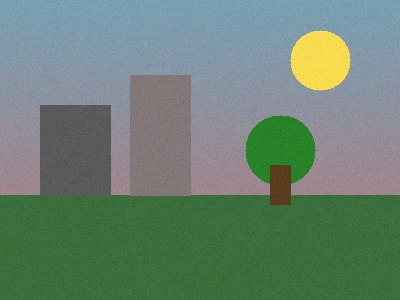
#> input picture CV_Unit2_Assignment/05_Histogram_Equalization/input.jpg, 400 x 300 px
$ python program.py
#> lines starting #> are read from the running program, lines starting #| are printed output that depends on the picture
"""
Program 5: Histogram Equalization with Before/After Comparison
- Performs histogram equalization on a grayscale image
- Saves the equalized image as output.png
- Saves a comparison plot (histogram before vs after) as histogram_comparison.png
"""

import cv2
import matplotlib
matplotlib.use("Agg")
import matplotlib.pyplot as plt

# Read image in grayscale
gray = cv2.imread("input.jpg", cv2.IMREAD_GRAYSCALE)
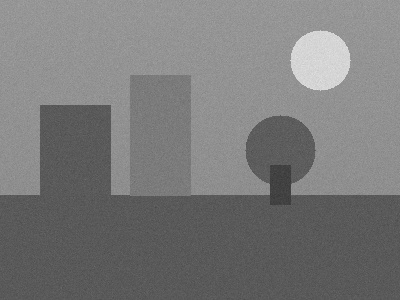
#> gray: shape (300, 400); min 52, max 228, mean 121.6

# Apply histogram equalization using OpenCV's built-in function
equalized = cv2.equalizeHist(gray)
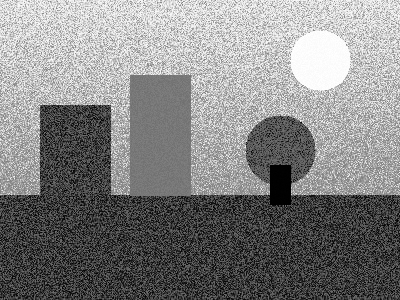
#> equalized: shape (300, 400); min 0, max 255, mean 130.8

# Save the equalized image
cv2.imwrite("output.png", equalized)
print("Saved equalized image as output.png")

# Calculate histograms before and after equalization for comparison
hist_before = cv2.calcHist([gray], [0], None, [256], [0, 256]).flatten()
#> hist_before = 256 values, max 4969 at index 90, min 0 at index 0, mean 468.8
hist_after = cv2.calcHist([equalized], [0], None, [256], [0, 256]).flatten()
#> hist_after = 256 values, max 4969 at index 66, min 0 at index 6, mean 468.8

# Create a single comparison plot with two subplots
fig, axes = plt.subplots(1, 2, figsize=(12, 5))

axes[0].plot(hist_before, color="blue")
axes[0].set_title("Histogram Before Equalization")
axes[0].set_xlabel("Intensity Value")
axes[0].set_ylabel("Frequency")
axes[0].grid(alpha=0.3)

axes[1].plot(hist_after, color="green")
axes[1].set_title("Histogram After Equalization")
axes[1].set_xlabel("Intensity Value")
axes[1].set_ylabel("Frequency")
axes[1].grid(alpha=0.3)

plt.tight_layout()
plt.savefig("histogram_comparison.png", bbox_inches="tight")
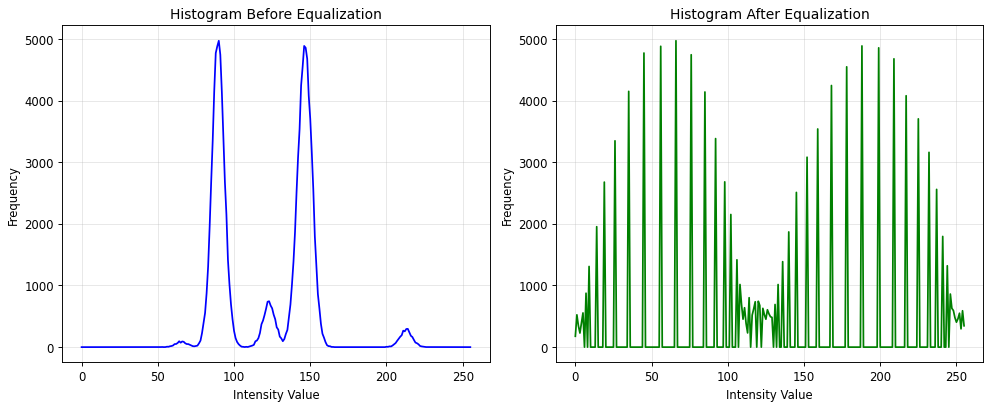
#> figure drawn by matplotlib, 2 panels; panel 1: curve peaks at x = 90, y = 4969; panel 2: curve peaks at x = 66, y = 4969
plt.close()
print("Saved histogram comparison plot as histogram_comparison.png")
